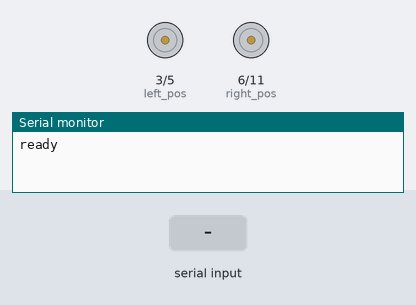
Bench run of a sketch on a simulated Arduino Uno, built with avr-gcc and run on an emulated ATmega328P. Shown: motor-driver pin pairs drawn as motors (green arrow = first pin HIGH = forward, orange = second pin HIGH = backward, longer = more drive), the last lines printed to the serial monitor. Inputs (shaded band) come from the test bench.

Above: at 1.2 s.
1.3 s: "1 90\n" received over Serial
At 2.7 s:
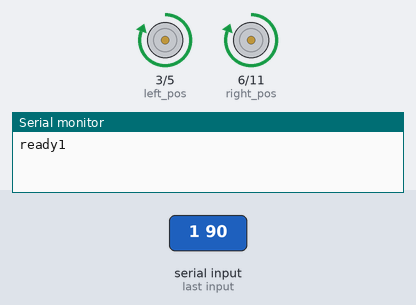
Timing chart, 0 to 4.3 s (numbered marks = the images above; inputs shaded):
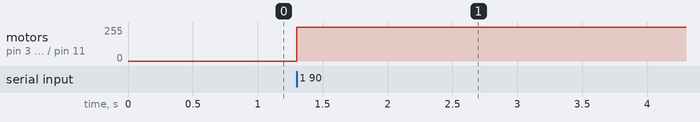

Measured:
- after the input at 1.3 s, motor on pin 3 (left_pos) / pin 5 (left_neg), motor on pin 6 (right_pos) / pin 11 (right_neg): stopped → forward 255/255 at once

The sketch:

l298n.ino
```cpp
int left_pos=3;
int left_neg=5;
int right_pos=6;
int right_neg=11;

int turn;
void setup() {
  // put your setup code here, to run once:
Serial.begin(9600);
Serial.write("ready");
pinMode(left_pos,OUTPUT);
pinMode(left_neg,OUTPUT);
pinMode(right_pos,OUTPUT);
pinMode(right_neg,OUTPUT);

}
void forward()
{
  digitalWrite(left_pos,HIGH);
  digitalWrite(left_neg,LOW);
  digitalWrite(right_pos,HIGH);
  digitalWrite(right_neg,LOW);
}

void reverse()
{
  digitalWrite(left_pos,LOW);
  digitalWrite(left_neg,HIGH);
  digitalWrite(right_pos,LOW);
  digitalWrite(right_neg,HIGH);
}

void Stop()
{
  digitalWrite(left_pos,LOW);
  digitalWrite(left_neg,LOW);
 digitalWrite(right_pos,LOW);
  digitalWrite(right_neg,LOW);
}
void left()
{Serial.println("left");
   digitalWrite(left_pos,HIGH);
  digitalWrite(left_neg,LOW);
  digitalWrite(right_pos,LOW);
  digitalWrite(right_neg,HIGH);
}
void right()
{
  digitalWrite(left_pos,LOW);
  digitalWrite(left_neg,HIGH);
  digitalWrite(right_pos,HIGH);
  digitalWrite(right_neg,LOW);
}
String a;int i; String inString;
void loop() {
  // put your main code here, to run repeatedly:


  while (Serial.available() > 0) {
    int inChar = Serial.read();
    if (isDigit(inChar)) {
      // convert the incoming byte to a char
      // and add it to the string:
      inString += (char)inChar;
    }
    // if you get a newline, print the string,
    // then the string's value:
    if (inChar == ' ') {

      Serial.println(inString.toInt());
  i=inString.toInt();
      // clear the string for new input:
      inString = "";
    }

switch(i)
{
  case 0:Stop();break;
  case 1:forward();break;
  case 2:reverse();break;
  case 3:left();break;
  case 4:right();break;

}
 }
}
```
